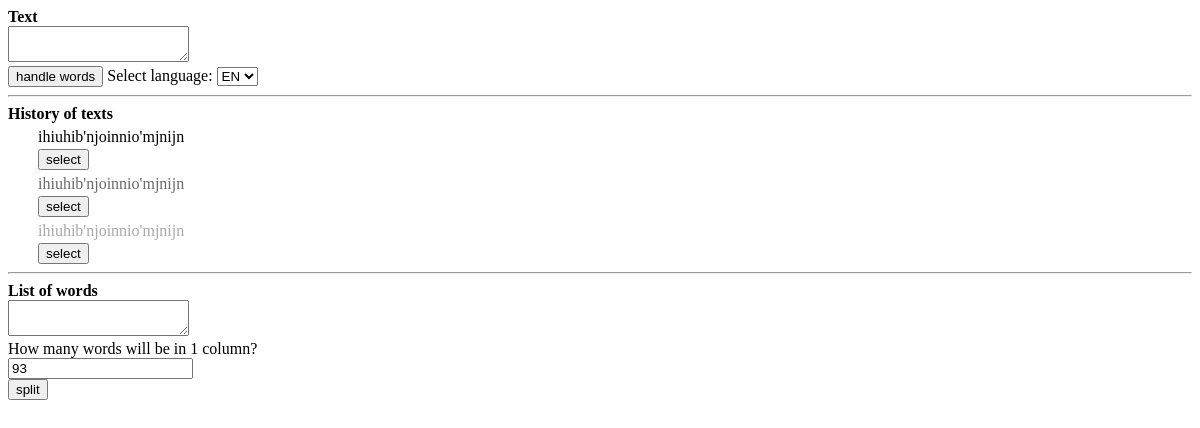
Before: / with the older database file.
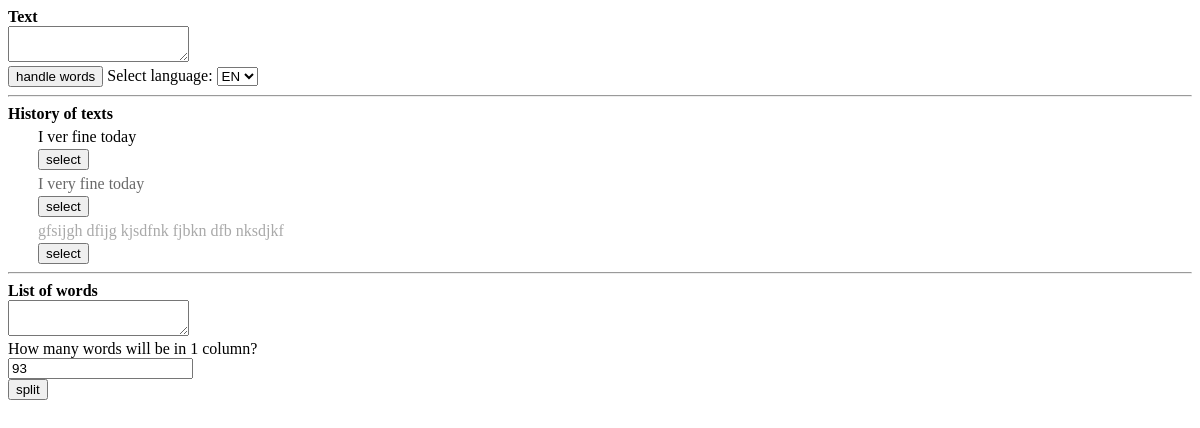
After: the same page with the newer database file.
### tables this page shows
CREATE TABLE `texts` (
  `id` int NOT NULL AUTO_INCREMENT,
  `text` longtext,
  `preview` varchar(200) DEFAULT NULL,
  PRIMARY KEY (`id`),
  UNIQUE KEY `history_id_uindex` (`id`)
);

### index.php (the view, shortened to what this page needs)
<?php
$mysqli = new mysqli("localhost", "slitch", "slitch-psw", "slitch");
$mysqli->set_charset('utf8');
?>
<!DOCTYPE html>
<html lang="en">
<head>
</head>
<body>
<form method="POST" action="functions/handleWords.php">
    <label for="text">
        <b>Text</b>
    </label><br>
    <textarea name="text" id="text"></textarea><br>
	<input type="submit" value="handle words" onclick="addToHistory()">
    <label for="selectLang">Select language:</label>
	<select name="lang" id="selectLang">
        <option value="EN">EN</option>
    </select>
</form>
<hr>
<div>
    <b>History of texts</b>
    <div style="margin-left: 30px;margin-top: 5px">
        <div id="firstText">
            <?php
            $query = "select preview from history h inner JOIN texts t on h.id_texts = t.id where h.position=1";
            $result = $mysqli->query($query);
            if ($result) {
                $array = $result->fetch_assoc();
                echo $array['preview'];
            }
            else echo "Error. " . $mysqli->error;
            ?>
        </div>
        <button type="button" style="margin-top: 3px" onclick="selectTextFromHistory(1)">select</button>
    </div>
    <div style="margin-left: 30px;margin-top: 5px">
        <div id="secondText">
            <?php
            $query = "select preview from history h inner JOIN texts t on h.id_texts = t.id where h.position=2";
            $result = $mysqli->query($query);
            if ($result) {
                $array = $result->fetch_assoc();
                echo $array['preview'];
            }
            else echo "Error. " . $mysqli->error;
            ?>
        </div>
        <button type="button" style="margin-top: 3px" onclick="selectTextFromHistory(2)">select</button>
    </div>
    <div style="margin-left: 30px;margin-top: 5px">
        <div id="thirdText">
            <?php
            $query = "select preview from history h inner JOIN texts t on h.id_texts = t.id where h.position=3";
            $result = $mysqli->query($query);
            if ($result) {
                $array = $result->fetch_assoc();
                echo $array['preview'];
            }
            else echo "Error. " . $mysqli->error;
            ?>
        </div>
        <button type="button" style="margin-top: 3px" onclick="selectTextFromHistory(3)">select</button>
    </div>
</div>
<hr>
<form method="post" action="functions/splitOn3Columns.php">
    <label for="listOfWords">
        <b>List of words</b>
    </label><br>
    <textarea name="listOfWords" id="listOfWords"></textarea><br>
    <label>
        How many words will be in 1 column?<br>
        <input type="number" name="sumWordsInCol" value="93">
    </label><br>
    <input type="submit" value="split">
</form>
</body>
</html>

### index.php (style rules this page uses)
#firstText { overflow: hidden; white-space: nowrap; text-overflow: ellipsis; color: black; }
#secondText { overflow: hidden; white-space: nowrap; text-overflow: ellipsis; color: dimgrey; }
#thirdText { overflow: hidden; white-space: nowrap; text-overflow: ellipsis; color: darkgray; }

Changed rows visible on the page:
removed texts: preview "ihiuhib'njoinnio'mjnijn"
added texts: preview "I ver fine today"
added texts: preview "I very fine today"
added texts: preview "gfsijgh dfijg kjsdfnk fjbkn dfb nksdjkf"
